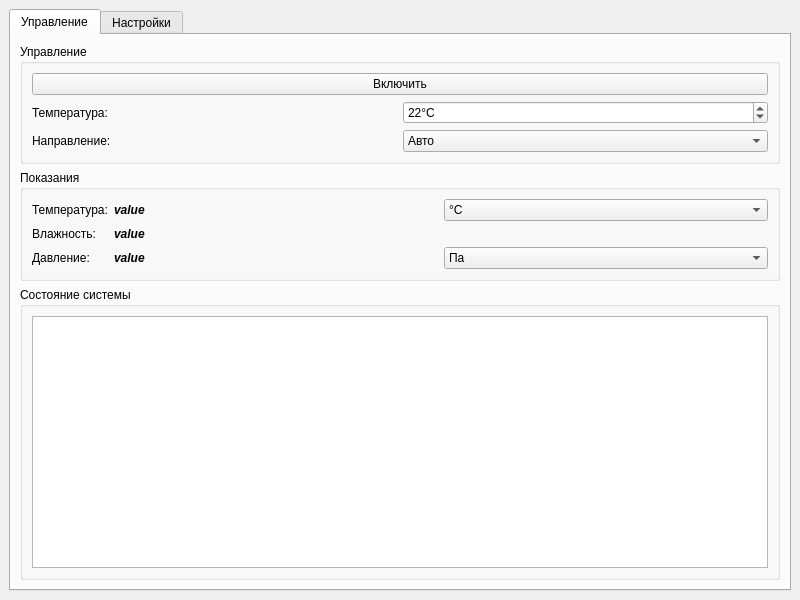
<?xml version="1.0" encoding="UTF-8"?>
<ui version="4.0">
 <class>MainWindow</class>
 <widget class="QMainWindow" name="MainWindow">
  <property name="geometry">
   <rect>
    <x>0</x>
    <y>0</y>
    <width>800</width>
    <height>600</height>
   </rect>
  </property>
  <property name="minimumSize">
   <size>
    <width>800</width>
    <height>600</height>
   </size>
  </property>
  <property name="maximumSize">
   <size>
    <width>1024</width>
    <height>768</height>
   </size>
  </property>
  <property name="windowTitle">
   <string>Управление кондиционером</string>
  </property>
  <widget class="QWidget" name="centralwidget">
   <layout class="QVBoxLayout" name="mainLayout">
    <item>
     <widget class="QTabWidget" name="tabWidget">
      <property name="currentIndex">
       <number>0</number>
      </property>
      <widget class="QWidget" name="controlTab">
       <attribute name="title">
        <string>Управление</string>
       </attribute>
       <layout class="QVBoxLayout" name="verticalLayout">
        <item>
         <widget class="QGroupBox" name="controlGroup">
          <property name="title">
           <string>Управление</string>
          </property>
          <layout class="QVBoxLayout" name="verticalLayout_2">
           <item>
            <widget class="QPushButton" name="btn_power">
             <property name="text">
              <string>Включить</string>
             </property>
             <property name="checkable">
              <bool>true</bool>
             </property>
            </widget>
           </item>
           <item>
            <layout class="QHBoxLayout" name="horizontalLayout">
             <item>
              <widget class="QLabel" name="lbl_temp2">
               <property name="text">
                <string>Температура:</string>
               </property>
              </widget>
             </item>
             <item>
              <widget class="QSpinBox" name="sb_temp">
               <property name="suffix">
                <string>°C</string>
               </property>
               <property name="minimum">
                <number>10</number>
               </property>
               <property name="maximum">
                <number>30</number>
               </property>
               <property name="value">
                <number>22</number>
               </property>
              </widget>
             </item>
            </layout>
           </item>
           <item>
            <layout class="QHBoxLayout" name="horizontalLayout_2">
             <item>
              <widget class="QLabel" name="lbl_direct">
               <property name="text">
                <string>Направление:</string>
               </property>
              </widget>
             </item>
             <item>
              <widget class="QComboBox" name="cb_airDirect">
               <item>
                <property name="text">
                 <string>Авто</string>
                </property>
               </item>
               <item>
                <property name="text">
                 <string>Вверх</string>
                </property>
               </item>
               <item>
                <property name="text">
                 <string>Вниз</string>
                </property>
               </item>
              </widget>
             </item>
            </layout>
           </item>
          </layout>
         </widget>
        </item>
        <item>
         <widget class="QGroupBox" name="gb_sensors">
          <property name="title">
           <string>Показания</string>
          </property>
          <layout class="QGridLayout" name="gridLayout">
           <item row="2" column="2">
            <widget class="QComboBox" name="cb_pressureUnit">
             <item>
              <property name="text">
               <string>Па</string>
              </property>
             </item>
             <item>
              <property name="text">
               <string>мм рт.ст.</string>
              </property>
             </item>
            </widget>
           </item>
           <item row="2" column="0">
            <widget class="QLabel" name="lbl_pressure">
             <property name="text">
              <string>Давление:</string>
             </property>
            </widget>
           </item>
           <item row="0" column="0">
            <widget class="QLabel" name="lbl_temp1">
             <property name="text">
              <string>Температура:</string>
             </property>
            </widget>
           </item>
           <item row="1" column="0">
            <widget class="QLabel" name="lbl_humidity">
             <property name="sizePolicy">
              <sizepolicy hsizetype="Maximum" vsizetype="Preferred">
               <horstretch>0</horstretch>
               <verstretch>0</verstretch>
              </sizepolicy>
             </property>
             <property name="text">
              <string>Влажность: </string>
             </property>
            </widget>
           </item>
           <item row="0" column="2">
            <widget class="QComboBox" name="cb_tempUnit">
             <item>
              <property name="text">
               <string>°C</string>
              </property>
             </item>
             <item>
              <property name="text">
               <string>°F</string>
              </property>
             </item>
             <item>
              <property name="text">
               <string>K</string>
              </property>
             </item>
            </widget>
           </item>
           <item row="1" column="1">
            <widget class="QLabel" name="lbl_humidityVal">
             <property name="sizePolicy">
              <sizepolicy hsizetype="Preferred" vsizetype="Preferred">
               <horstretch>0</horstretch>
               <verstretch>0</verstretch>
              </sizepolicy>
             </property>
             <property name="font">
              <font>
               <italic>true</italic>
               <bold>true</bold>
              </font>
             </property>
             <property name="text">
              <string>value</string>
             </property>
            </widget>
           </item>
           <item row="2" column="1">
            <widget class="QLabel" name="lbl_pressureVal">
             <property name="font">
              <font>
               <italic>true</italic>
               <bold>true</bold>
              </font>
             </property>
             <property name="text">
              <string>value</string>
             </property>
            </widget>
           </item>
           <item row="0" column="1">
            <widget class="QLabel" name="lbl_tempVal">
             <property name="font">
              <font>
               <italic>true</italic>
               <bold>true</bold>
              </font>
             </property>
             <property name="text">
              <string>value</string>
             </property>
            </widget>
           </item>
          </layout>
         </widget>
        </item>
        <item>
         <widget class="QGroupBox" name="blocksGroup">
          <property name="title">
           <string>Состояние системы</string>
          </property>
          <layout class="QVBoxLayout" name="verticalLayout_3">
           <item>
            <widget class="QGraphicsView" name="blocksView">
             <property name="minimumSize">
              <size>
               <width>0</width>
               <height>100</height>
              </size>
             </property>
            </widget>
           </item>
          </layout>
         </widget>
        </item>
       </layout>
      </widget>
      <widget class="QWidget" name="settingsTab">
       <attribute name="title">
        <string>Настройки</string>
       </attribute>
       <layout class="QVBoxLayout" name="verticalLayout_4">
        <item>
         <widget class="QPushButton" name="btn_theme">
          <property name="text">
           <string>Темная тема</string>
          </property>
         </widget>
        </item>
        <item>
         <widget class="QPushButton" name="btn_operatorWindow">
          <property name="text">
           <string>Окно оператора</string>
          </property>
         </widget>
        </item>
        <item>
         <spacer name="verticalSpacer">
          <property name="orientation">
           <enum>Qt::Vertical</enum>
          </property>
          <property name="sizeHint" stdset="0">
           <size>
            <width>20</width>
            <height>40</height>
           </size>
          </property>
         </spacer>
        </item>
       </layout>
      </widget>
     </widget>
    </item>
   </layout>
  </widget>
 </widget>
 <resources/>
 <connections/>
</ui>
